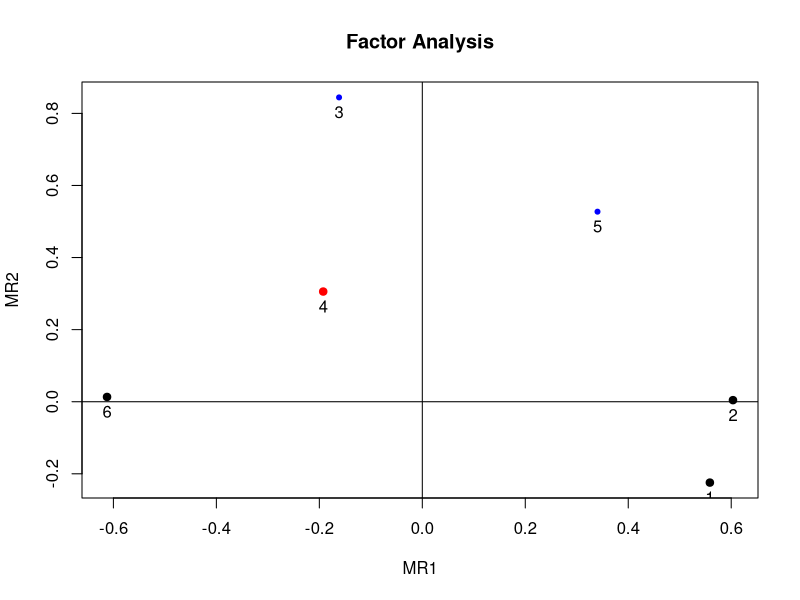
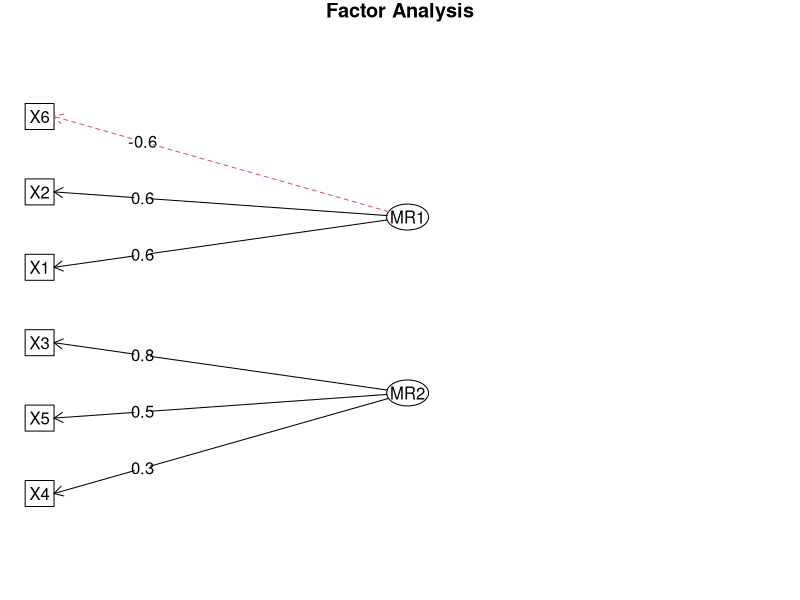
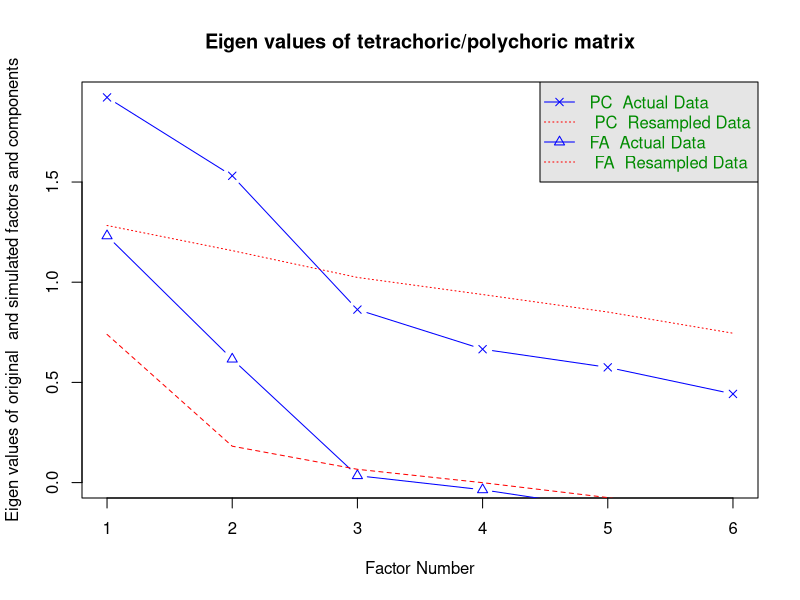
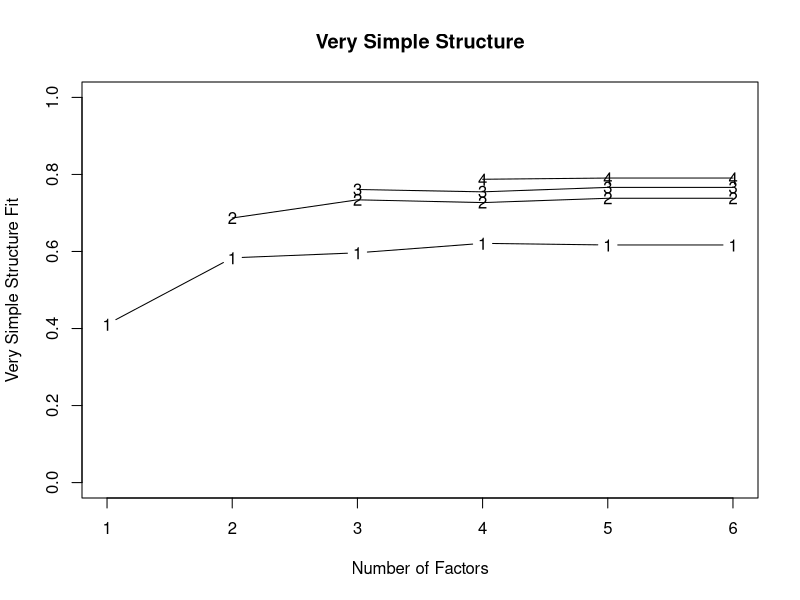

Here is the R script that generated these plots, in order:
## ---- chunk 1
wants <- c("GPArotation", "mvtnorm", "polycor", "psych")
has   <- wants %in% rownames(installed.packages())
if(any(!has)) install.packages(wants[!has])
## ---- chunk 2
set.seed(123)
N <- 200                       # number of observations
P <- 6                         # number of variables
Q <- 2                         # number of factors

# true P x Q loading matrix -> variable-factor correlations
Lambda <- matrix(c(0.7,-0.4, 0.8,0, -0.2,0.9, -0.3,0.4, 0.3,0.7, -0.8,0.1),
                 nrow=P, ncol=Q, byrow=TRUE)
## ---- chunk 3
# factor scores (uncorrelated factors)
library(mvtnorm)               # for rmvnorm()
FF <- rmvnorm(N, mean=c(5, 15), sigma=diag(Q))

# matrix with iid, mean 0, normal errors
E   <- rmvnorm(N, rep(0, P), diag(P))
X   <- FF %*% t(Lambda) + E    # matrix with variable values
dfX <- data.frame(X)           # data also as a data frame
## ---- chunk 4
# categorize variables into a list of ordered factors
lOrd <- lapply(dfX, function(x) {
               cut(x, breaks=quantile(x), include.lowest=TRUE,
                   ordered=TRUE, labels=LETTERS[1:4]) })
dfOrd  <- data.frame(lOrd)     # combine list into a data frame
ordNum <- data.matrix(dfOrd)   # categorized data as a numeric matrix
## ---- chunk 5
library(polycor)               # for hetcor()
pc <- hetcor(dfOrd, ML=TRUE)   # polychoric corr matrix
## ---- chunk 6
library(psych)
faPC <- fa(r=pc$correlations, nfactors=2, n.obs=N, rotate="varimax")
faPC$loadings
## ---- chunk 7
# polychoric FA
faPCdirect <- fa.poly(ordNum, nfactors=2, rotate="varimax")
## ---- chunk 8
faPCdirect$fa$loadings         # loadings are the same as above ...
## ---- chunk 9
factor.plot(faPCdirect$fa, cut=0.5)
fa.diagram(faPCdirect)
## ---- chunk 10
fap <- fa.parallel.poly(ordNum)   # parallel analysis for dichotomous data
## ---- chunk 11
vss(pc$correlations, n.obs=N, rotate="varimax")  # very simple structure
## ---- chunk 12
try(detach(package:psych))
try(detach(package:polycor))
try(detach(package:mvtnorm))
